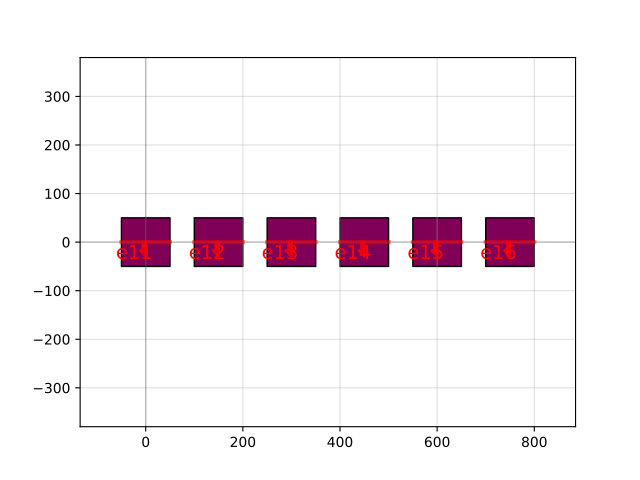

This chart was generated by the following Python code:
import gdsfactory as gf

c = gf.components.pad_array270(pad='pad', spacing=(150.0, 150.0), columns=6, rows=1, orientation=270)
c.plot()
